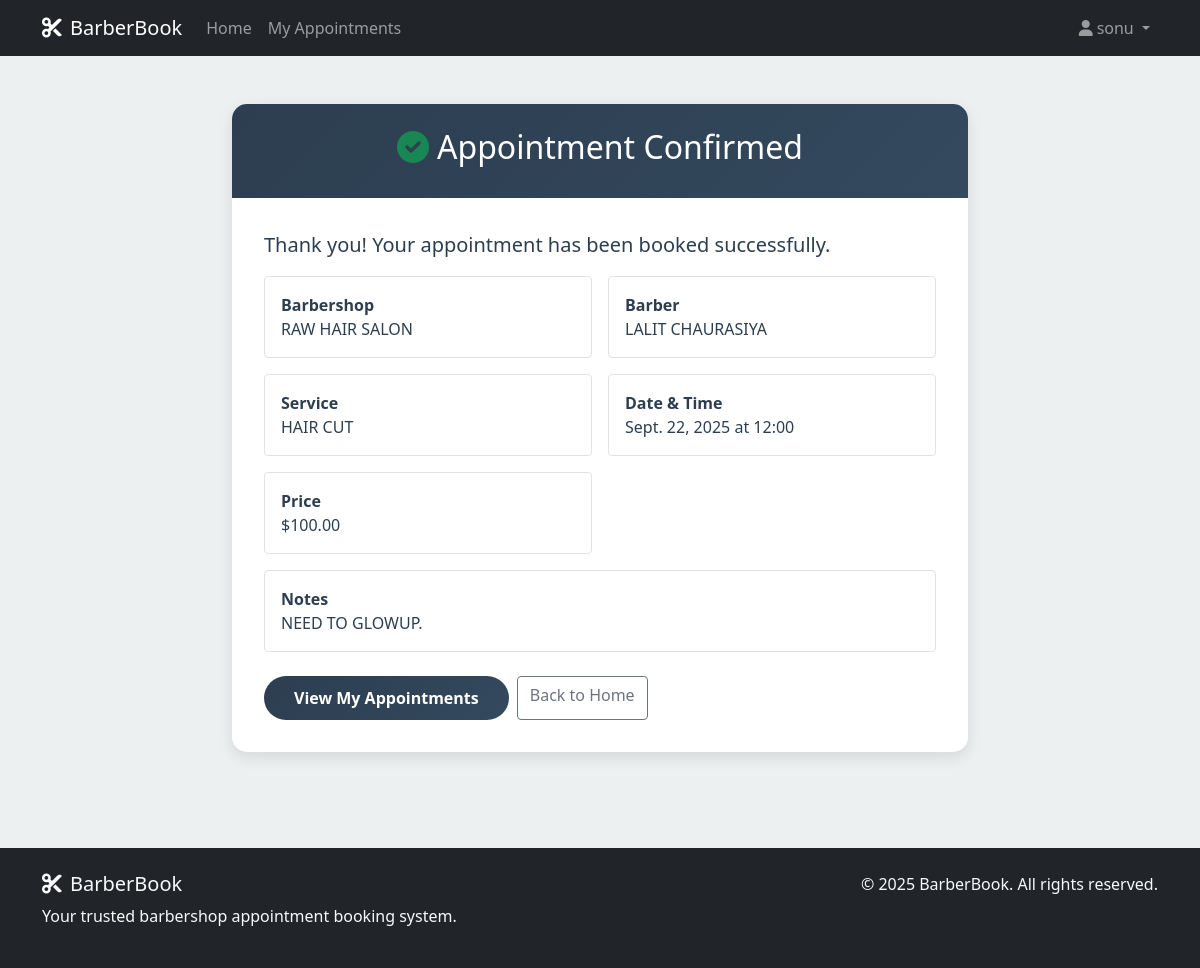
Page /confirmation/4/ (signed in) on the committed database.
### booking/models.py (models this page shows, shortened)
class Appointment(models.Model):
    STATUS_CHOICES = [
        ('pending', 'Pending'),
        ('confirmed', 'Confirmed'),
        ('completed', 'Completed'),
        ('cancelled', 'Cancelled'),
    ]
    customer = models.ForeignKey(Customer, on_delete=models.CASCADE, related_name='appointments')
    barber = models.ForeignKey(Barber, on_delete=models.CASCADE, related_name='appointments')
    service = models.ForeignKey(Service, on_delete=models.CASCADE)
    appointment_date = models.DateField()
    appointment_time = models.TimeField()
    status = models.CharField(max_length=20, choices=STATUS_CHOICES, default='pending')
    notes = models.TextField(blank=True, help_text="Special requests or notes")
    created_at = models.DateTimeField(auto_now_add=True)
    updated_at = models.DateTimeField(auto_now=True)
    class Meta:
        unique_together = ['barber', 'appointment_date', 'appointment_time']
        ordering = ['appointment_date', 'appointment_time']

class Barber(models.Model):
    user = models.OneToOneField(User, on_delete=models.CASCADE)
    barbershop = models.ForeignKey(Barbershop, on_delete=models.CASCADE, related_name='barbers')
    specialties = models.TextField(help_text="Comma-separated list of specialties")
    experience_years = models.PositiveIntegerField(default=0)
    is_available = models.BooleanField(default=True)

class Barbershop(models.Model):
    name = models.CharField(max_length=200)
    address = models.TextField()
    phone_regex = RegexValidator(regex=r'^\+?1?\d{9,15}$', message="Phone number must be entered in the format: '+999999999'. Up to 15 digits allowed.")
    phone_number = models.CharField(validators=[phone_regex], max_length=17)
    email = models.EmailField()
    opening_time = models.TimeField()
    closing_time = models.TimeField()
    description = models.TextField(blank=True)
    created_at = models.DateTimeField(auto_now_add=True)
    class Meta:
        verbose_name_plural = "Barbershops"

class Service(models.Model):
    name = models.CharField(max_length=100)
    description = models.TextField()
    duration_minutes = models.PositiveIntegerField()
    price = models.DecimalField(max_digits=8, decimal_places=2)
    barbershop = models.ForeignKey(Barbershop, on_delete=models.CASCADE, related_name='services')
    class Meta:
        ordering = ['price']

### booking/views.py (the view)
# urls.py: path('confirmation/<int:appointment_id>/', views.appointment_confirmation, name='appointment_confirmation'),
def appointment_confirmation(request, appointment_id):
    appointment = get_object_or_404(Appointment, id=appointment_id, customer__user=request.user)
    return render(request, 'booking/appointment_confirmation.html', {'appointment': appointment})

### templates/booking/appointment_confirmation.html (shortened to what this page needs)
{% extends 'base.html' %}
{% block content %}
<div class="container py-5">
  <div class="row">
    <div class="col-lg-8 mx-auto">
      <div class="card">
        <div class="card-header text-center">
          <h2><i class="fas fa-check-circle text-success me-2"></i>Appointment Confirmed</h2>
        </div>
        <div class="card-body">
          <p class="lead">Thank you! Your appointment has been booked successfully.</p>
          <div class="row g-3">
            <div class="col-md-6">
              <div class="p-3 border rounded">
                <strong>Barbershop</strong>
                <div>{{ appointment.barber.barbershop.name }}</div>
              </div>
            </div>
            <div class="col-md-6">
              <div class="p-3 border rounded">
                <strong>Barber</strong>
                <div>{{ appointment.barber.user.first_name }} {{ appointment.barber.user.last_name }}</div>
              </div>
            </div>
            <div class="col-md-6">
              <div class="p-3 border rounded">
                <strong>Service</strong>
                <div>{{ appointment.service.name }}</div>
              </div>
            </div>
            <div class="col-md-6">
              <div class="p-3 border rounded">
                <strong>Date & Time</strong>
                <div>{{ appointment.appointment_date }} at {{ appointment.appointment_time|time:"H:i" }}</div>
              </div>
            </div>
            <div class="col-md-6">
              <div class="p-3 border rounded">
                <strong>Price</strong>
                <div>${{ appointment.service.price }}</div>
              </div>
            </div>
            <div class="col-md-12">
              {% if appointment.notes %}
              <div class="p-3 border rounded">
                <strong>Notes</strong>
                <div>{{ appointment.notes }}</div>
              </div>
              {% endif %}
            </div>
          </div>
          <div class="mt-4 d-flex gap-2">
            <a href="{% url 'my_appointments' %}" class="btn btn-primary">View My Appointments</a>
            <a href="{% url 'home' %}" class="btn btn-outline-secondary">Back to Home</a>
          </div>
        </div>
      </div>
    </div>
  </div>
</div>
{% endblock %}

### templates/base.html (shortened to what this page needs)
<!DOCTYPE html>
<html lang="en">
<head>
    <link href="https://cdn.jsdelivr.net/npm/bootstrap@5.1.3/dist/css/bootstrap.min.css" rel="stylesheet">
    <link href="https://cdnjs.cloudflare.com/ajax/libs/font-awesome/6.0.0/css/all.min.css" rel="stylesheet">
    {% load static %}
    <link rel="stylesheet" href="{% static 'css/style.css' %}">
</head>
<body>
    <nav class="navbar navbar-expand-lg navbar-dark bg-dark">
        <div class="container">
            <a class="navbar-brand" href="{% url 'home' %}">
                <i class="fas fa-cut me-2"></i>BarberBook
            </a>
            <div class="collapse navbar-collapse" id="navbarNav">
                <ul class="navbar-nav me-auto">
                    <li class="nav-item">
                        <a class="nav-link" href="{% url 'home' %}">Home</a>
                    </li>
                    {% if user.is_authenticated %}
                    <li class="nav-item">
                        <a class="nav-link" href="{% url 'my_appointments' %}">My Appointments</a>
                    </li>
                    {% endif %}
                </ul>
                <ul class="navbar-nav">
                    {% if user.is_authenticated %}
                    <li class="nav-item dropdown">
                        <a class="nav-link dropdown-toggle" href="#" id="navbarDropdown" role="button" data-bs-toggle="dropdown">
                            <i class="fas fa-user me-1"></i>{{ user.first_name|default:user.username }}
                        </a>
                    </li>
                    {% endif %}
                </ul>
            </div>
        </div>
    </nav>
    <main class="container-fluid px-0">
        {% block content %}
        {% endblock %}
    </main>
    <footer class="bg-dark text-light py-4 mt-5">
        <div class="container">
            <div class="row">
                <div class="col-md-6">
                    <h5><i class="fas fa-cut me-2"></i>BarberBook</h5>
                    <p>Your trusted barbershop appointment booking system.</p>
                </div>
                <div class="col-md-6 text-md-end">
                    <p>&copy; 2025 BarberBook. All rights reserved. </p>
                </div>
            </div>
        </div>
    </footer>
</body>
</html>

### static/css/style.css (style rules this page uses)
:root { --primary-color: #2c3e50; --secondary-color: #34495e; --accent-color: #e74c3c; --success-color: #27ae60; --warning-color: #f39c12; --light-bg: #ecf0f1; --dark-text: #2c3e50; }
body { font-family: 'Segoe UI', Tahoma, Geneva, Verdana, sans-serif; background-color: var(--light-bg); color: var(--dark-text); }
.card { border: none; border-radius: 15px; box-shadow: 0 5px 15px rgba(0,0,0,0.1); transition: transform 0.3s ease, box-shadow 0.3s ease; overflow: hidden; }
.card-header { background: linear-gradient(135deg, var(--primary-color), var(--secondary-color)); color: white; border: none; padding: 1.5rem; }
.card-body { padding: 2rem; }
.btn-primary { background: linear-gradient(135deg, var(--primary-color), var(--secondary-color)); border: none; border-radius: 25px; padding: 10px 30px; font-weight: 600; transition: all 0.3s ease; }

### rows in the picture
Appointment: barber.barbershop.name "RAW HAIR SALON", barber.user.first_name "LALIT", barber.user.last_name "CHAURASIYA", service.name "HAIR CUT", appointment_date "Sept. 22, 2025", appointment_time "12:00", service.price "100.00", notes "NEED TO GLOWUP."

### other values in the picture
{{ user.first_name|default:user.username }} "sonu"
